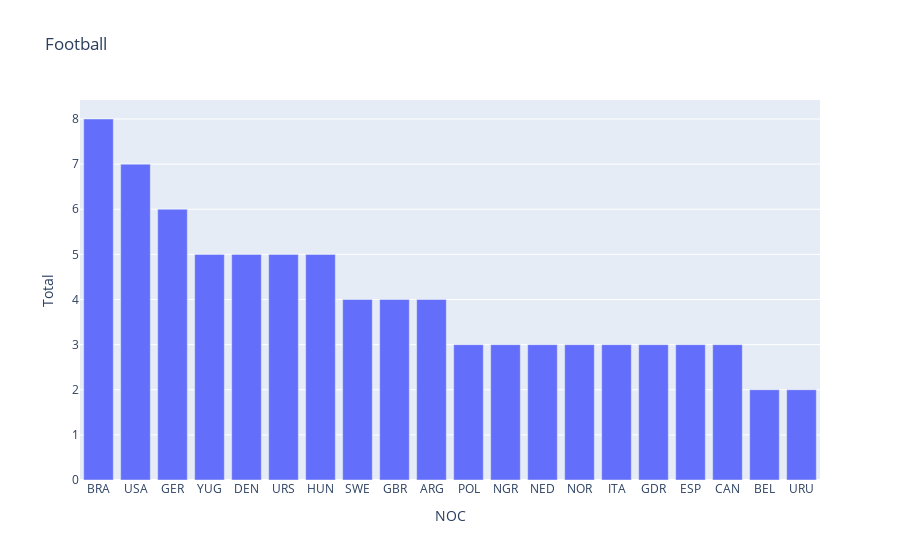

The notebook cell saved with this chart:
### Code cell
gm.update_per_sport_graph(df, sport="Football")

### Figure 1 — Plotly figure (JSON) as saved in the notebook; plotly's stock layout.template omitted (floating-point values rounded to 4 significant figures)
{"data": [{"alignmentgroup": "True", "hovertemplate": "NOC=%{x}<br>Total=%{y}<extra></extra>", "legendgroup": "", "marker": {"color": "#636efa", "pattern": {"shape": ""}}, "name": "", "offsetgroup": "", "orientation": "v", "showlegend": false, "textposition": "auto", "type": "bar", "x": ["BRA", "USA", "GER", "YUG", "DEN", "URS", "HUN", "SWE", "GBR", "ARG", "POL", "NGR", "NED", "NOR", "ITA", "GDR", "ESP", "CAN", "BEL", "URU"], "xaxis": "x", "y": [8, 7, 6, 5, 5, 5, 5, 4, 4, 4, 3, 3, 3, 3, 3, 3, 3, 3, 2, 2], "yaxis": "y"}], "layout": {"barmode": "relative", "legend": {"tracegroupgap": 0}, "title": {"text": "Football"}, "xaxis": {"anchor": "y", "domain": [0, 1], "title": {"text": "NOC"}}, "yaxis": {"anchor": "x", "domain": [0, 1], "title": {"text": "Total"}}}}
